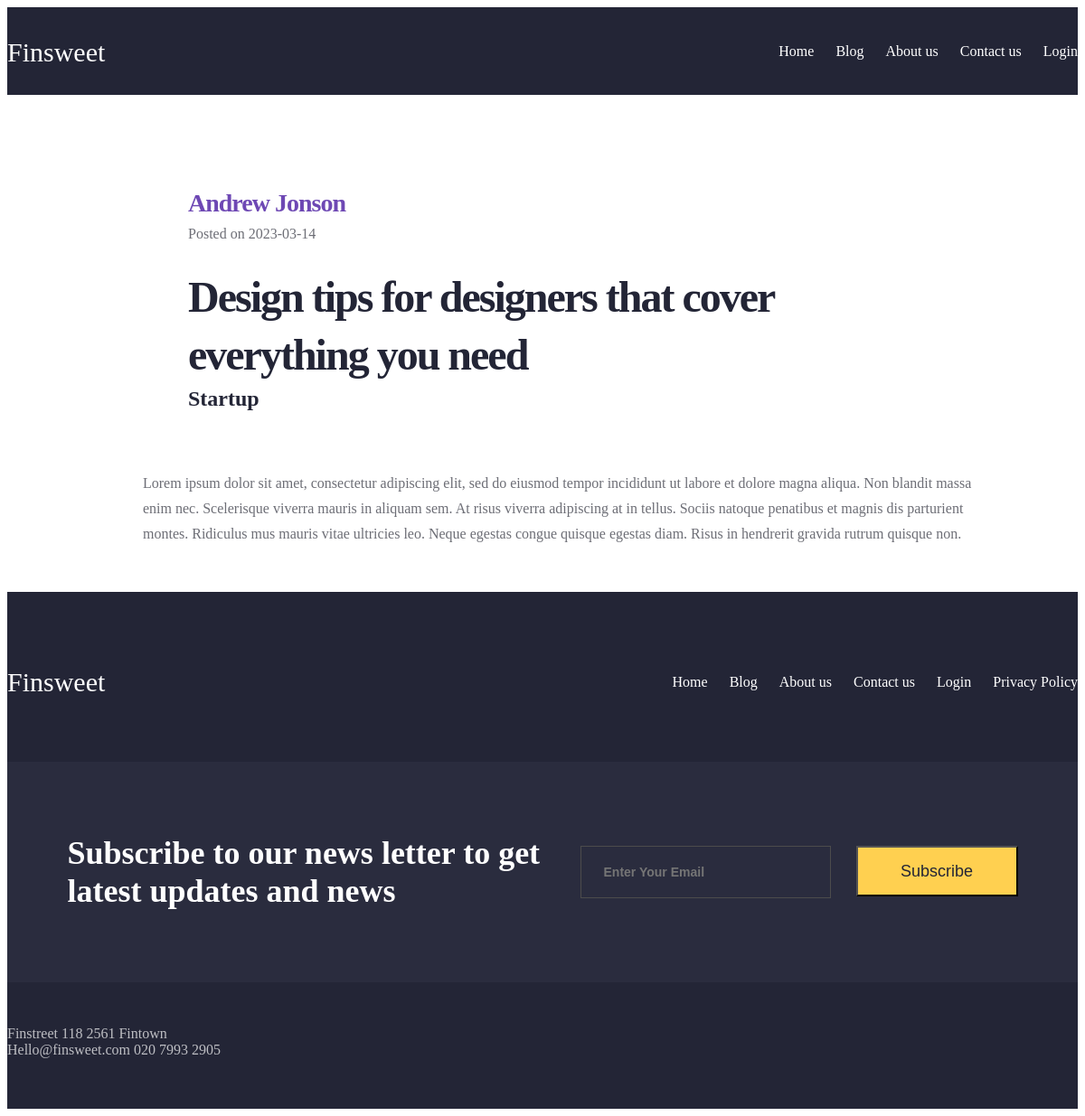
The app's page /blog_post2 with its own data.
### tables this page shows
CREATE TABLE mainmenu(
    id INTEGER PRIMARY KEY AUTOINCREMENT,
    title TEXT NOT NULL,
    url TEXT NOT NULL
);

CREATE TABLE author(
    id INTEGER PRIMARY KEY AUTOINCREMENT,
    author_name TEXT NOT NULL
);

CREATE TABLE posts(
    id INTEGER PRIMARY KEY AUTOINCREMENT,
    category INTEGER NOT NULL,
    title TEXT NOT NULL,
    short_text TEXT NOT NULL,
    text TEXT NOT NULL,
    img TEXT NOT NULL, author INTEGER NOT NULL, time INTEGER NOT NULL);

CREATE TABLE category(
    id INTEGER PRIMARY KEY AUTOINCREMENT,
    category_title TEXT NOT NULL
);

### flsite.py (the view)
@app.route('/blog_post<int:id_post>')
def blog_post(id_post):
    db = get_db()
    data = FDataBase(db)
    time = data.get_post(id_post)[-2]
    s_datetime = datetime.datetime.fromtimestamp(time)
    times = s_datetime.strftime('%Y-%m-%d')
    return render_template('blog_post.html', title='Blog Post', menu=data.get_menu(), blog_post=data.get_post(id_post), time=times)

### FDataBase.py (called while the page is built)
    def get_menu(self):
        sql = 'SELECT * FROM mainmenu'
        try:
            self.__cur.execute(sql)
            res = self.__cur.fetchall()
            if res:
                return res
        except IOError:
            print('Ошибка чтения из базы данных')
        return []

    def get_post(self, post_id):
        sql = f'SELECT c.category_title, p.id, p.title, p.short_text, p.text, p.time, a.author_name FROM posts as p, category as c,' \
              f' author as a WHERE  a.id == p.author AND c.id = p.category AND p.id={post_id}'
        try:
            self.__cur.execute(sql)
            res = self.__cur.fetchone()
            if res:
                return res
        except IOError:
            print('Ошибка чтения из базы данных')
        return []

### flsite.py (called while the page is built)
def connect_db():
    con = sqlite3.connect(app.config['DATABASE'])
    con.row_factory = sqlite3.Row
    return con

def get_db():
    if not hasattr(g, 'link_db'):
        g.link_db = connect_db()
    return g.link_db

### templates/blog_post.html
{% extends 'base.html' %} {% block content %} {{super()}}
<div class="blog_post">
  <div class="content">
    <h3 class="b__post__author">{{blog_post.author_name}}</h3>
    <p class="b__post__time">Posted on {{time}}</p>
    <h1 class="b__post__title">{{blog_post.title}}</h1>
    <h4 class="b__post__category">{{blog_post.category_title}}</h4>
    <p class="b__post__text">{{blog_post.text}}</p>
  </div>
</div>
{% endblock content %}

### templates/base.html (shortened to what this page needs)
<!DOCTYPE html>
<html lang="en">
  <head>
    <link
      rel="stylesheet"
      href="{{ url_for('static', filename='css/style.css') }}"
    />
  </head>
  <body>
    {% block menu %}
    <div class="menu">
      <div class="content">
        <div class="menu__title">
          <p>Finsweet</p>
          <ul class="menu__menu">
            {%for m in menu%}
            <li><a href="{{m.url}}">{{m.title}}</a></li>
            {%endfor%}
          </ul>
        </div>
      </div>
    </div>
    {% endblock menu%}
    {% block content%} {% endblock content%} {%block footer
    %}
    <div class="footer">
      <div class="content">
        <div class="footer__info">
          <div class="footer__menu">
            <p>Finsweet</p>
            <ul class="footer__menu__ul">
              {%for m in menu%}
              <li><a href="{{m.url}}">{{m.title}}</a></li>
              {%endfor%}
              <li><a href="privacy_policy">Privacy Policy</a></li>
            </ul>
          </div>
          <div class="footer__form">
           <p>Subscribe to our news letter to get latest updates and news</p>
            <form action="#">
              <field class="footer__form__field">
              <input type="email" name="email" placeholder="Enter Your Email" required />
              <input type="submit" value="Subscribe" />
            </form></field>
          </div>
          <div class="footer__address">
            <p>
              Finstreet 118 2561 Fintown
            </p>
            <p>Hello@finsweet.com  020 7993 2905</p>
          </div>
        </div>
      </div>
    </div>
    {% endblock footer %}
  </body>
</html>

### static/css/style.css (style rules this page uses)
.content { margin: 0 auto; max-width: 1200px; box-sizing: border-box; }
.menu, .footer { background-color: #232536; }
.menu__title { display: flex; flex-direction: row; justify-content: space-between; align-items: center; }
.menu__menu { display: flex; flex-direction: row; justify-content: space-around; font-size: 16px; }
.menu__menu li { list-style: none; }
.menu__menu a { font-size: 16px; color: #ffffff; margin-left: 24px; text-decoration: none; }
.menu__title p { font-size: 30px; color: #ffffff; margin: 33px 0 30px 0; }
.footer__menu { padding: 70px 0 58px 0; }
.footer__menu, .footer__menu__ul { display: flex; flex-direction: row; justify-content: space-between; align-items: center; }
.footer__menu p { font-size: 30px; margin: 0; color: #ffffff; }
.footer__menu__ul li { list-style: none; }
.footer__menu__ul a { font-size: 16px; line-height: 28px; display: flex; align-items: center; color: #ffffff; text-decoration: none; margin-left: 24px; }
.footer__form { background: #2a2c3e; padding: 80px 64px; }
.footer__form { display: flex; flex-direction: row; justify-content: space-around; align-items: center; }
.footer__form p { font-weight: 700; font-size: 36px; width: 562px; color: #ffffff; margin: 0; }
.footer__form__field input[type='email'] { border: 1px solid #4c4c4c; width: 250px; height: 28px; font-weight: 700; font-size: 14px; color: #6d6e76; padding: 14px 0 14px 25px; margin-right: 24px; background-color: #2a2c3e; }
.footer__form__field input[type='submit'] { width: 179px; height: 56px; background: #ffd050; color: #232536; font-size: 18px; line-height: 24px; }
.footer__address { padding: 48px 0 56px 0; }
.footer__address p { font-weight: 400; font-size: 16px; color: #ffffff; opacity: 0.7; margin: 0; }
.blog_post { padding: 100px 0 50px; }
.b__post__author { font-style: normal; font-weight: 700; font-size: 28px; line-height: 40px; letter-spacing: -1px; color: #592ea9; opacity: 0.87; margin: 0 30px 0 200px; }
.b__post__time { font-style: normal; font-weight: 400; font-size: 16px; line-height: 28px; margin: 0 0 0 200px; color: #6d6e76; }
.b__post__title { font-style: normal; font-weight: 700; font-size: 48px; line-height: 64px; letter-spacing: -2px; width: 700px; margin: 24px 0 0 200px; color: #232536; }
.b__post__category { font-style: normal; font-weight: 700; font-size: 24px; line-height: 32px; margin: 0 0 0 200px; color: #232536; }
.b__post__text { display: flex; align-items: center; justify-content: center; font-style: normal; font-weight: 400; font-size: 16px; line-height: 28px; margin: 64px 100px 0 150px; color: #6d6e76; }

### records on screen
mainmenu: title "Home"
mainmenu: title "Blog"
mainmenu: title "About us"
mainmenu: title "Contact us"
mainmenu: title "Login"
author: author_name "Andrew Jonson"
posts: title "Design tips for designers that cover everything you need", text "Lorem ipsum dolor sit amet, consectetur adipiscing elit, sed do eiusmod tempor incididunt ut labore et dolore magna aliqua. Non blandit massa enim nec. Scelerisque viverra mauris in aliquam sem. At risus viverra adipiscing at in tellus. Sociis natoque penatibus et magnis dis parturient montes. Ridiculus mus mauris vitae ultricies leo. Neque egestas congue quisque egestas diam. Risus in hendrerit gravida rutrum quisque non."
category: category_title "Startup"

### other values on screen
{{ time }} "2023-03-14"
